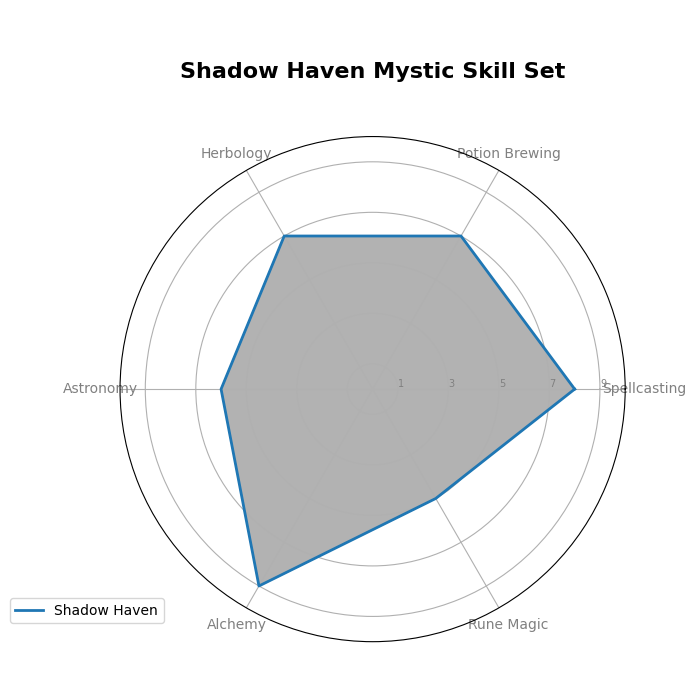

Source code (Python):
import numpy as np
import matplotlib.pyplot as plt
from math import pi

# Backstory:
# A study was conducted to evaluate the comprehensive skillset necessary for an aspiring wizard apprentice 
# across various mystical domains in the fictional world of "Magica". The study results are charted for four renowned academies.

# Define the mystical domains
domains = [
    'Spellcasting', 'Potion Brewing', 'Herbology', 
    'Astronomy', 'Alchemy', 'Rune Magic'
]

# Define the skill levels for each academy
arcane_academy = [7, 8, 5, 9, 6, 8]
elderwood_grove = [8, 6, 9, 8, 5, 7]
silver_spire = [6, 9, 7, 7, 8, 6]
shadow_haven = [8, 7, 7, 6, 9, 5]

# Combine data into a dictionary for easy plotting
academies_data = {
    'Arcane Academy': arcane_academy,
    'Elderwood Grove': elderwood_grove,
    'Silver Spire': silver_spire,
    'Shadow Haven': shadow_haven
}

# Define colors for each academy
academy_colors = {
    'Arcane Academy': 'purple',
    'Elderwood Grove': 'green',
    'Silver Spire': 'silver',
    'Shadow Haven': 'black'
}

# Create a radar chart function
def create_radar_chart(title, academy_data, labels, academy_name, color):
    # Calculate angle for each axis
    num_vars = len(labels)
    angles = np.linspace(0, 2 * pi, num_vars, endpoint=False).tolist()

    # The radar chart is a closed loop, so complete the loop
    academy_data += academy_data[:1]
    angles += angles[:1]

    # Create the radar chart
    fig, ax = plt.subplots(figsize=(7, 7), subplot_kw=dict(polar=True))
    
    # Draw one axe per variable and add labels
    plt.xticks(angles[:-1], labels, color='grey', size=10)

    # Draw ylabels
    ax.set_rlabel_position(0)
    plt.yticks([1, 3, 5, 7, 9], ["1", "3", "5", "7", "9"], color="grey", size=7)
    plt.ylim(0, 10)

    # Plot data
    ax.plot(angles, academy_data, linewidth=2, linestyle='solid', label=academy_name)

    # Fill area
    ax.fill(angles, academy_data, color=color, alpha=0.3)

    # Add title
    plt.title(title, size=16, color=color, y=1.1, weight='bold')
    plt.legend(loc='upper right', bbox_to_anchor=(0.1, 0.1))

# Plot for each academy
for academy_name, skill_levels in academies_data.items():
    create_radar_chart(f'{academy_name} Mystic Skill Set', skill_levels, domains, academy_name, academy_colors[academy_name])

# Automatically adjust layout to prevent overlap
plt.tight_layout()

# Display the plot
plt.show()
